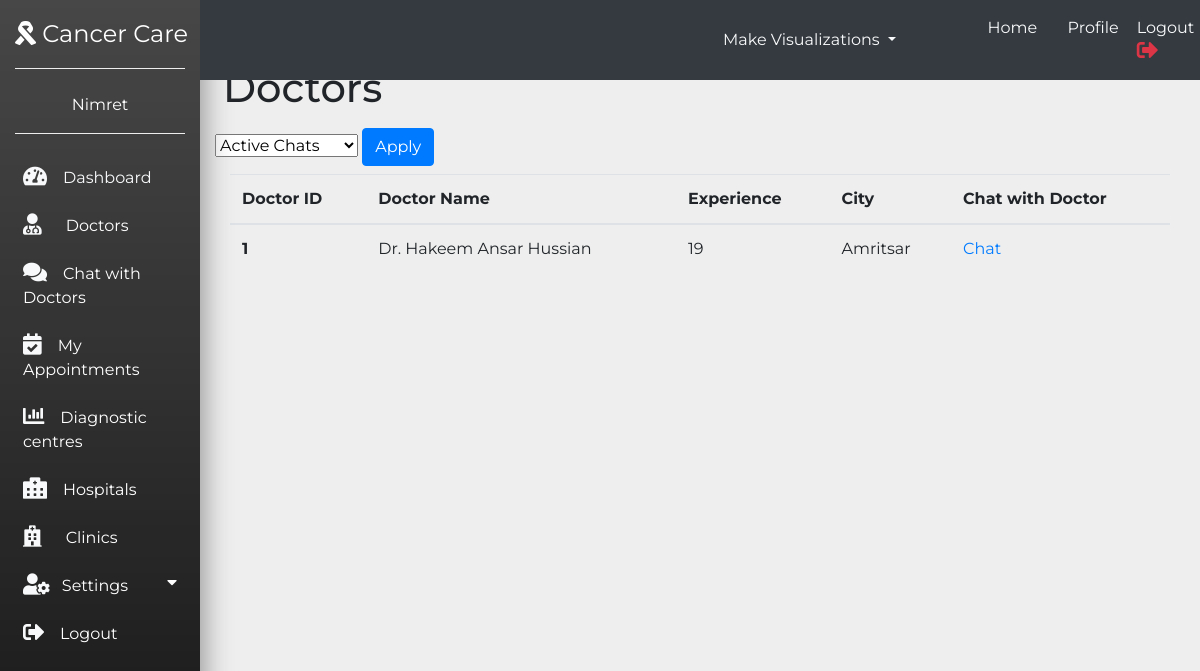
Before: /chatwithdoctor (signed in) with the older database file.
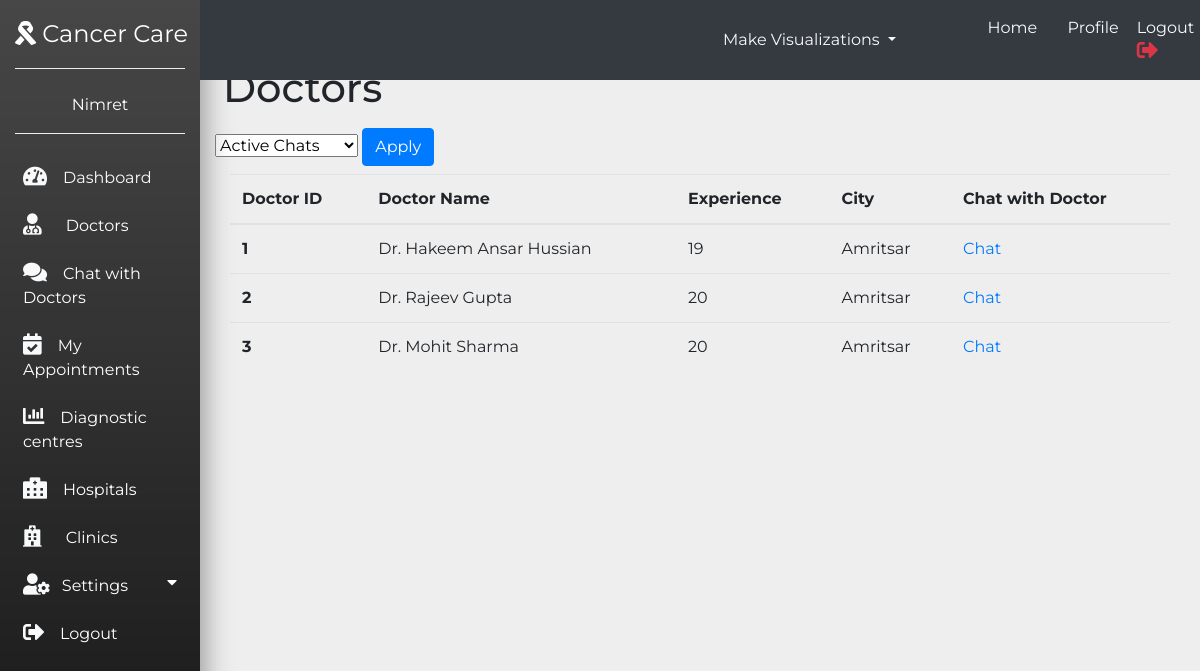
After: the same page with the newer database file.
### myapp/models.py (models this page shows, shortened)
class myappointment(models.Model):
    patient_id = models.ForeignKey(mypatient, on_delete = models.CASCADE)
    doctor_id = models.ForeignKey(mydoctor, on_delete=models.CASCADE)
    app_time = models.TimeField(null=True,blank=True)
    app_applyTime_Date = models.DateTimeField()
    app_date = models.DateField()
    app_timeofday = models.CharField(max_length = 20)
    app_reason = models.TextField(null=True, blank = True)
    app_isactive = models.BooleanField(default=False)
    app_notes = models.TextField(null=True,blank=True)
    Appointment_Status = (
        ('A', 'Approved'),
        ('NA', 'Not Approved'),
        ('P', 'Pending')
    )
    app_status = models.CharField(max_length=2, choices=Appointment_Status,default='P')
    def __str__(self):
        return self.patient_id.pat_email+"--->"+self.doctor_id.doc_email

class mydoctor(models.Model):
    doc_name = models.CharField(max_length = 30)
    doc_email = models.EmailField(null=True , blank=True)
    doc_contact = models.CharField(max_length = 12, null= True)
    doc_img = models.ImageField(null=True,blank=True)
    doc_experience = models.IntegerField()
    doc_pincode = models.IntegerField()
    doc_city = models.CharField(max_length = 20)
    doc_state = models.CharField(max_length = 20)
    qualification = models.TextField(null=True , blank=True)
    specialization = models.CharField(max_length = 80)
    doc_pass = models.CharField(max_length = 50)
    doc_img = models.ImageField(null=True,blank=True)
    clinic_id = models.ForeignKey(myclinic, on_delete = models.CASCADE,null=True,blank=True)
    hospital_id = models.ForeignKey(myhospital, on_delete = models.CASCADE,null=True,blank=True)
    GENDER_CHOICES = (
        ('M', 'Male'),
        ('F', 'Female'),
    )
    doc_gender = models.CharField(max_length=1, choices=GENDER_CHOICES)

### myapp/views.py (the view, shortened to what this page needs)
# urls.py: path('chatwithdoctor',views.chatwithdoctor, name="chatwithdoctor"),
def chatwithdoctor(request):
    if not request.session.has_key('em'):
        return redirect("/login")
    curr_pat = mypatient.objects.get(pat_email = request.session.get('em'))
    appointments = myappointment.objects.filter(patient_id = curr_pat, app_isactive = True)
    selected_field = 'enabled'
    print(appointments,selected_field)
    return render(request,'chatwithdoctor.html',{'selected_field':selected_field,'appointments':appointments})

### Template/chatwithdoctor.html (shortened to what this page needs)
{% extends 'sidebar.html' %} {% load static %}
{% block content %}
<div class="container">
    <div class="container-fluid">
        <div class="row">
            <div class="col-md-12 p-2">
                <h1>Doctors</h1>
            </div>
        </div>
        <div class="row">
            <form action="" method="POST">
                <select name="apply_filter" id="">
                    {% if selected_field == 'enabled' %}
                        <option value="enabled" selected >Active Chats</option>
                     {% else %}
                     <option value="enabled" selected >Active chats</option>
                     {% endif %}
                </select>
                <input type="submit" value="Apply" class='btn btn-primary'>
            </form>
        </div>
        <div class="row">
            <div class="col-md-12">
                <table class="table mt-2">
                    <thead>
                        <tr>
                            <th scope="col">Doctor ID</th>
                            <th scope="col">Doctor Name</th>
                            <th scope="col">Experience</th>
                            <th scope="col">City</th>
                            <th scope="col">Chat with Doctor</th>
                        </tr>
                    </thead>
                    <tbody>
                        {% for var in appointments %}
                        <tr>
                            <th scope="row">{{ forloop.counter}}</th>
                            <td>{{var.doctor_id.doc_name}}</td>
                            <td>{{var.doctor_id.doc_experience}}</td>
                            <td>{{var.doctor_id.doc_city}}</td>
                            <td>
                                {% if var.app_isactive == True %}
                                <a href="{% url 'chatpage' var.id%} "  style="text-decoration: none;" id="chat_link-{{var.id}}" style="pointer-events: none;" target="_blank">Chat</a>
                                {% elif var.app_isactive == False %}
                                <a href="#" style="text-decoration: none; pointer-events: none;" id="chat_link-{{var.id}}"  disable>Chat</a>
                                {% endif %}
                            </td>
                        </tr>
                        {% empty %}
                        <tr>
                            <td>No Doctor Found</td>
                        </tr>
                        {% endfor %}
                    </tbody>
                </table>
            </div>
        </div>
    </div>
</div>
{% endblock %}

Changed rows visible on the page:
added myappointment: doctor_id.doc_name "Dr. Rajeev Gupta", doctor_id.doc_experience "20", doctor_id.doc_city "Amritsar"
added myappointment: doctor_id.doc_name "Dr. Mohit Sharma", doctor_id.doc_experience "20", doctor_id.doc_city "Amritsar"
